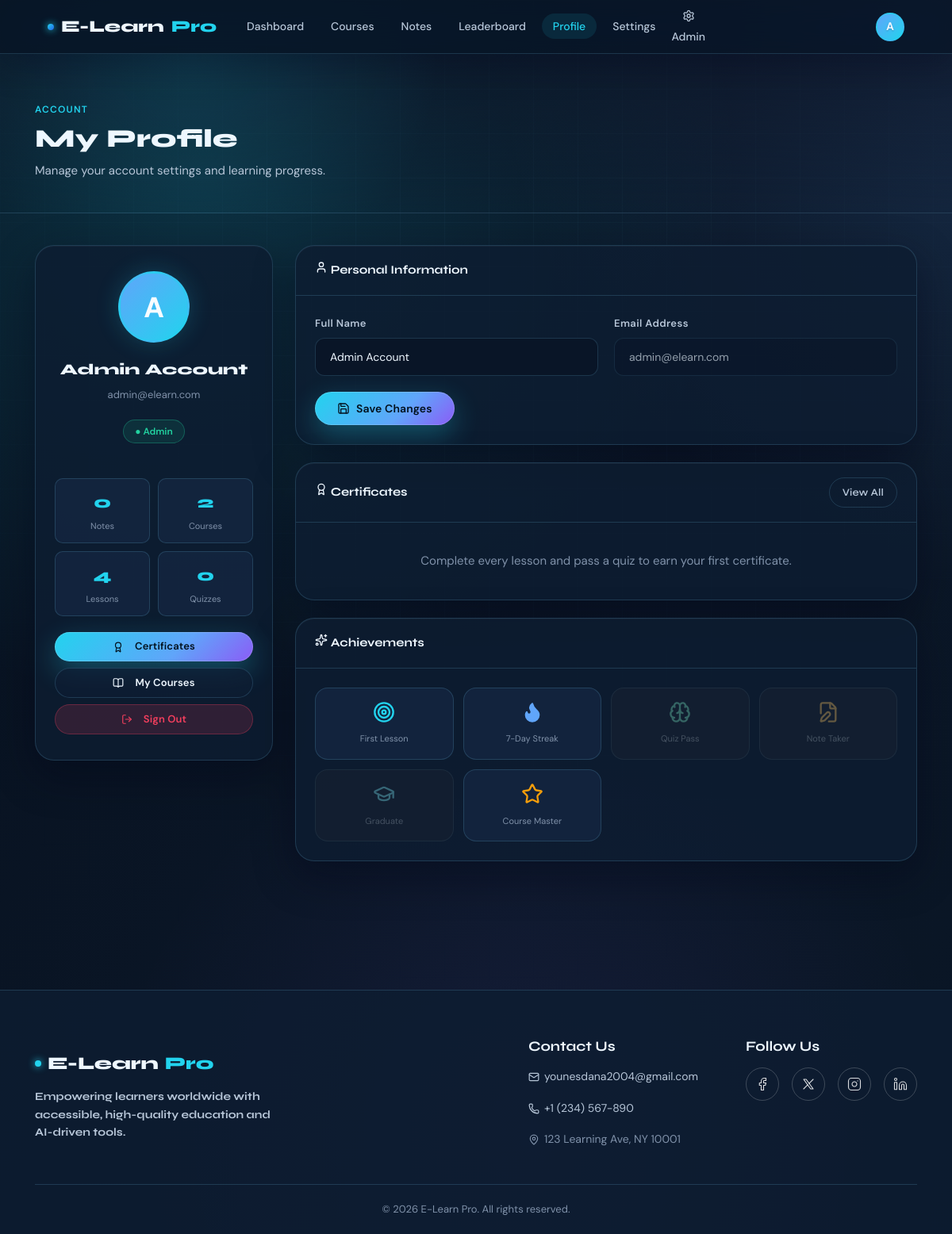
/profile (signed in), run on an earlier commit of the app's database.
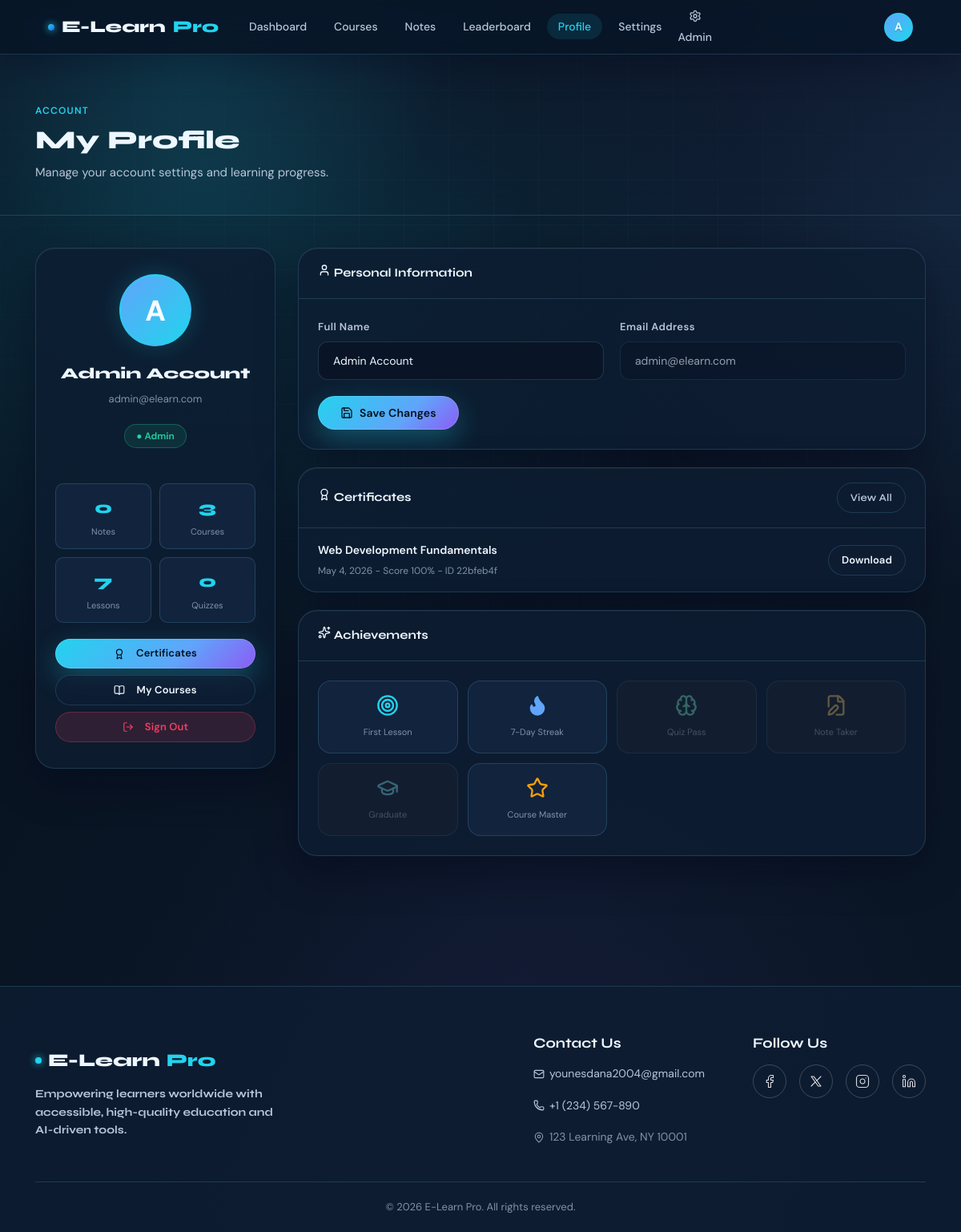
And on a later commit of the database.
### tables this page shows
CREATE TABLE exam_completions (
            id INTEGER PRIMARY KEY AUTOINCREMENT,
            user_id INTEGER,
            course_id TEXT,
            percentage REAL,
            certificate_id TEXT UNIQUE,
            created_at TEXT,
            UNIQUE(user_id, course_id)
        );

CREATE TABLE courses (
            id TEXT PRIMARY KEY,
            title TEXT NOT NULL,
            description TEXT,
            emoji TEXT DEFAULT 'book',
            color TEXT DEFAULT '#1a2a4a',
            level TEXT DEFAULT 'beginner',
            hours INTEGER DEFAULT 0,
            category TEXT DEFAULT 'general',
            created_by INTEGER,
            created_at TEXT
        );

### app.py (the view, shortened to what this page needs)
@app.route("/profile", methods=["GET", "POST"])
@login_required
def profile():
    db = get_db()
    ensure_certificates_for_user(session["user_id"])
    notes_count = db.execute("SELECT COUNT(*) FROM notes WHERE user_id=?", (session["user_id"],)).fetchone()[0]
    stats = get_user_stats(session["user_id"])
    quiz_count = db.execute("SELECT COUNT(*) FROM quiz_results WHERE user_id=?", (session["user_id"],)).fetchone()[0]
    certificates = db.execute(
        """
        SELECT ec.course_id, ec.percentage AS quiz_score, ec.certificate_id,
               ec.created_at AS completed_at, c.title AS course_title
        FROM exam_completions ec
        JOIN courses c ON c.id = ec.course_id
        WHERE ec.user_id=?
        UNION ALL
        SELECT cp.course_id, cp.quiz_score AS quiz_score, cp.certificate_id,
               cp.completed_at AS completed_at, c.title AS course_title
        FROM completions cp
        JOIN courses c ON c.id = cp.course_id
        WHERE cp.user_id=?
          AND NOT EXISTS (
            SELECT 1 FROM exam_completions ec
            WHERE ec.user_id=cp.user_id AND ec.course_id=cp.course_id
          )
        ORDER BY completed_at DESC
        LIMIT 3
        """,
        (session["user_id"], session["user_id"]),
    ).fetchall()
    return render_template(
        "profile.html", user=current_user(), notes_count=notes_count, stats=stats,
        quiz_count=quiz_count, certificates=certificates,
    )

### templates/profile.html (shortened to what this page needs)
{% extends "base.html" %}
{% block content %}
<div class="page-hero">
  <div class="container">
    <div class="section-label">Account</div>
    <h1 class="page-hero-title">My Profile</h1>
    <p class="page-hero-subtitle">Manage your account settings and learning progress.</p>
  </div>
</div>
<div class="container">
  <div class="profile-layout">
    <div>
      <div class="profile-card">
        <div class="profile-avatar-big">{{ user.name[0]|upper }}</div>
        <div class="profile-name">{{ user.name }}</div>
        <div class="profile-email">{{ user.email }}</div>
        <div class="profile-badge">● {{ 'Admin' if user.role == 'admin' else 'Active Student' }}</div>
        <div class="profile-stats-mini">
          <div class="p-stat"><div class="p-stat-num">{{ notes_count }}</div><div class="p-stat-label">Notes</div></div>
          <div class="p-stat"><div class="p-stat-num">{{ stats.total_courses_started }}</div><div class="p-stat-label">Courses</div></div>
          <div class="p-stat"><div class="p-stat-num">{{ stats.total_lessons_completed }}</div><div class="p-stat-label">Lessons</div></div>
          <div class="p-stat"><div class="p-stat-num">{{ quiz_count }}</div><div class="p-stat-label">Quizzes</div></div>
        </div>
        <div style="display:flex;flex-direction:column;gap:8px;margin-top:8px;">
          <a href="{{ url_for('certificates') }}" class="btn btn-primary btn-sm" style="text-decoration:none;"><i data-lucide="award" style="width:14px;height:14px;margin-right:6px;"></i> Certificates</a>
          <a href="{{ url_for('courses') }}" class="btn btn-secondary btn-sm" style="text-decoration:none;"><i data-lucide="book-open" style="width:14px;height:14px;margin-right:6px;"></i> My Courses</a>
          <a href="{{ url_for('logout') }}" class="btn btn-danger btn-sm" style="text-decoration:none;"><i data-lucide="log-out" style="width:14px;height:14px;margin-right:6px;"></i> Sign Out</a>
        </div>
      </div>
    </div>
    <div>
      <div class="settings-section">
        <div class="settings-section-head"><span><i data-lucide="user" style="width:16px;height:16px;"></i> Personal Information</span></div>
        <div style="padding:24px;">
          <form method="POST" action="{{ url_for('profile') }}">
            <div class="grid-2">
              <div class="form-group">
                <label class="form-label">Full Name</label>
                <input type="text" name="name" value="{{ user.name }}" placeholder="Your full name"/>
              </div>
              <div class="form-group">
                <label class="form-label">Email Address</label>
                <input type="email" value="{{ user.email }}" readonly style="opacity:0.6;cursor:not-allowed;"/>
              </div>
            </div>
            <button type="submit" class="btn btn-primary"><i data-lucide="save" style="width:16px;height:16px;"></i> Save Changes</button>
          </form>
        </div>
      </div>
      <div class="settings-section">
        <div class="settings-section-head">
          <span><i data-lucide="award" style="width:16px;height:16px;"></i> Certificates</span>
          <a href="{{ url_for('certificates') }}" class="btn btn-ghost btn-sm">View All</a>
        </div>
        {% for cert in certificates %}
        <div class="cert-mini">
          <div>
            <div class="settings-label">{{ cert.course_title }}</div>
            <div class="settings-desc">{{ cert.completed_at|pretty_date }} - Score {{ "%.0f"|format(cert.quiz_score) }}% - ID {{ cert.certificate_id[:8] }}</div>
          </div>
          <a href="{{ url_for('certificate', course_id=cert.course_id) }}" class="btn btn-secondary btn-sm">Download</a>
        </div>
        {% else %}
        <div class="empty-state" style="padding:36px 20px;">Complete every lesson and pass a quiz to earn your first certificate.</div>
        {% endfor %}
      </div>
      <div class="settings-section">
        <div class="settings-section-head"><span><i data-lucide="sparkles" style="width:16px;height:16px;"></i> Achievements</span></div>
        <div style="padding:24px;">
          <div class="achievements-grid">
            <div class="achievement {% if stats.total_lessons_completed < 1 %}locked{% endif %}"><div><i data-lucide="target" style="width:28px;height:28px;color:var(--accent);"></i></div><div class="p-stat-label">First Lesson</div></div>
            <div class="achievement"><div><i data-lucide="flame" style="width:28px;height:28px;color:var(--accent2);fill:var(--accent2);"></i></div><div class="p-stat-label">7-Day Streak</div></div>
            <div class="achievement {% if stats.quizzes_passed < 1 %}locked{% endif %}"><div><i data-lucide="brain" style="width:28px;height:28px;color:var(--success);"></i></div><div class="p-stat-label">Quiz Pass</div></div>
            <div class="achievement {% if notes_count < 1 %}locked{% endif %}"><div><i data-lucide="file-edit" style="width:28px;height:28px;color:var(--warning);"></i></div><div class="p-stat-label">Note Taker</div></div>
            <div class="achievement {% if stats.certificates < 1 %}locked{% endif %}"><div><i data-lucide="graduation-cap" style="width:28px;height:28px;color:var(--accent);"></i></div><div class="p-stat-label">Graduate</div></div>
            <div class="achievement {% if stats.courses_with_full_progress < 1 %}locked{% endif %}"><div><i data-lucide="star" style="width:28px;height:28px;color:var(--warning);"></i></div><div class="p-stat-label">Course Master</div></div>
          </div>
        </div>
      </div>
    </div>
  </div>
</div>
{% endblock %}

### templates/base.html (shortened to what this page needs)
<!DOCTYPE html>
<html lang="en">
<head>
  <link rel="stylesheet" href="{{ url_for('static', filename='app.css') }}" />
</head>
<body>
  {% block navbar %}
  <nav class="navbar {% block nav_class %}{% endblock %}" id="main-nav">
    <div class="container" style="max-width: none; padding-left: 5vw; padding-right: 5vw;">
      <a href="{{ url_for('dashboard') if session.user_id else url_for('landing') }}" class="nav-logo">
        <span class="logo-dot"></span>E-Learn<span>Pro</span>
      </a>
      {% if session.user_id %}
      <ul class="nav-links" id="nav-links">
        <li><a href="{{ url_for('dashboard') }}" >Dashboard</a></li>
        <li><a href="{{ url_for('courses') }}" >Courses</a></li>
        <li><a href="{{ url_for('notes') }}" {% if request.endpoint=='notes' %}class="active" {% endif %}>Notes</a></li>
        <li><a href="{{ url_for('leaderboard') }}" >Leaderboard</a></li>
        <li><a href="{{ url_for('profile') }}" {% if request.endpoint=='profile' %}class="active" {% endif
            %}>Profile</a></li>
        <li><a href="{{ url_for('settings') }}" >Settings</a></li>
        {% if session.role == 'admin' %}
        <li><a href="{{ url_for('admin') }}" {% if request.endpoint=='admin' %}class="active" {% endif %}><i
              data-lucide="settings" style="width:16px;height:16px;vertical-align:-3px;"></i> Admin</a></li>
        {% endif %}
      </ul>
      <div style="display:flex;align-items:center;gap:10px;">
        <a href="{{ url_for('profile') }}" class="nav-avatar" title="{{ session.name }}"
          style="text-decoration: none; color: inherit;">
          {{ session.name[0]|upper if session.name else 'U' }}
        </a>
      </div>
      {% endif %}
    </div>
  </nav>
  {% endblock %}
  {% block body %}
  <div class="page-wrapper" style="display:flex; flex-direction:column; min-height:calc(100vh - var(--nav-h));">
    <main class="main-content page-enter" style="flex:1;">
      {% block content %}{% endblock %}
    </main>
    <footer class="main-footer">
      <div class="container">
        <div class="footer-inner">
          <div class="footer-brand">
            <div class="nav-logo" style="margin-bottom:12px;">
              <span class="logo-dot"></span>E-Learn<span>Pro</span>
            </div>
            <p class="footer-desc">Empowering learners worldwide with accessible, high-quality education and AI-driven
              tools.</p>
          </div>
          <div class="footer-links">
            <div class="footer-col">
              <h4>Contact Us</h4>
              <ul>
                <li><a href="mailto:[EMAIL_ADDRESS]"><i data-lucide="mail"
                      style="width:14px;height:14px;margin-right:6px;vertical-align:-2px;"></i>younesdana2004@gmail.com</a>
                </li>
                <li><a href="tel:+1234567890"><i data-lucide="phone"
                      style="width:14px;height:14px;margin-right:6px;vertical-align:-2px;"></i> +1 (234) 567-890</a>
                </li>
                <li><span style="color:var(--text-muted);"><i data-lucide="map-pin"
                      style="width:14px;height:14px;margin-right:6px;vertical-align:-2px;"></i> 123 Learning Ave, NY
                    10001</span></li>
              </ul>
            </div>
            <div class="footer-col">
              <h4>Follow Us</h4>
              <div class="social-links">
                <a href="https://www.facebook.com/share/1DeX4jXbyf/" aria-label="Facebook" id="social-facebook">
                  <svg xmlns="http://www.w3.org/2000/svg" width="18" height="18" viewBox="0 0 24 24" fill="none"
                    stroke="currentColor" stroke-width="1.5" stroke-linecap="round" stroke-linejoin="round">
                    <path d="M18 2h-3a5 5 0 0 0-5 5v3H7v4h3v8h4v-8h3l1-4h-4V7a1 1 0 0 1 1-1h3z" />
                  </svg>
                </a>
                <a href="https://x.com/JONA7_one" aria-label="X (Twitter)" id="social-x">
                  <svg xmlns="http://www.w3.org/2000/svg" width="18" height="18" viewBox="0 0 24 24" fill="none"
                    stroke="currentColor" stroke-width="1.5" stroke-linecap="round" stroke-linejoin="round">
                    <path d="M4 4l11.733 16h4.267l-11.733 -16z" />
                    <path d="M4 20l6.768 -6.768m2.46 -2.46l6.772 -6.772" />
                  </svg>
                </a>
                <a href="https://www.instagram.com/jona7_one.1?igsh=MWFiMGt5ZW03bjAxaQ==" aria-label="Instagram"
                  id="social-instagram">
                </a>
                <a href="https://www.linkedin.com/in/younes-dana-1b1598356?utm_source=share&utm_campaign=share_via&utm_content=profile&utm_medium=android_app"
                  aria-label="LinkedIn" id="social-linkedin">
                </a>
              </div>
            </div>
          </div>
        </div>
        <div class="footer-bottom">
          <p>&copy; 2026 E-Learn Pro. All rights reserved.</p>
        </div>
      </div>
    </footer>
  </div>
  {% endblock %}
</body>
</html>

What changed in the data, as far as the page shows it:
added exam_completions: course_title "Web Development Fundamentals", completed_at|pretty_date "May 4, 2026", quiz_score "100", certificate_id "22bfeb4f"
Also different on the page:
{{ stats.total_courses_started }}: "2" → "3"
{{ stats.total_lessons_completed }}: "4" → "7"
text no longer shown: "Complete every lesson and pass a quiz to earn your first certificate."
